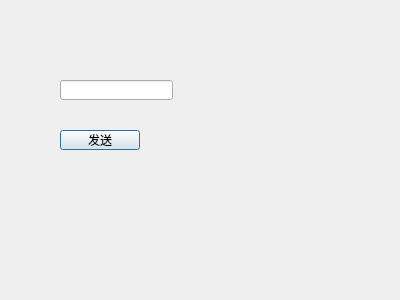
<?xml version="1.0" encoding="UTF-8"?>
<ui version="4.0">
 <class>StringDialog</class>
 <widget class="QDialog" name="StringDialog">
  <property name="geometry">
   <rect>
    <x>0</x>
    <y>0</y>
    <width>400</width>
    <height>300</height>
   </rect>
  </property>
  <property name="windowTitle">
   <string>Dialog</string>
  </property>
  <widget class="QLineEdit" name="stringLineEdit">
   <property name="geometry">
    <rect>
     <x>60</x>
     <y>80</y>
     <width>113</width>
     <height>20</height>
    </rect>
   </property>
  </widget>
  <widget class="QPushButton" name="emitButton">
   <property name="geometry">
    <rect>
     <x>60</x>
     <y>130</y>
     <width>80</width>
     <height>20</height>
    </rect>
   </property>
   <property name="text">
    <string>发送</string>
   </property>
  </widget>
 </widget>
 <resources/>
 <connections/>
</ui>
